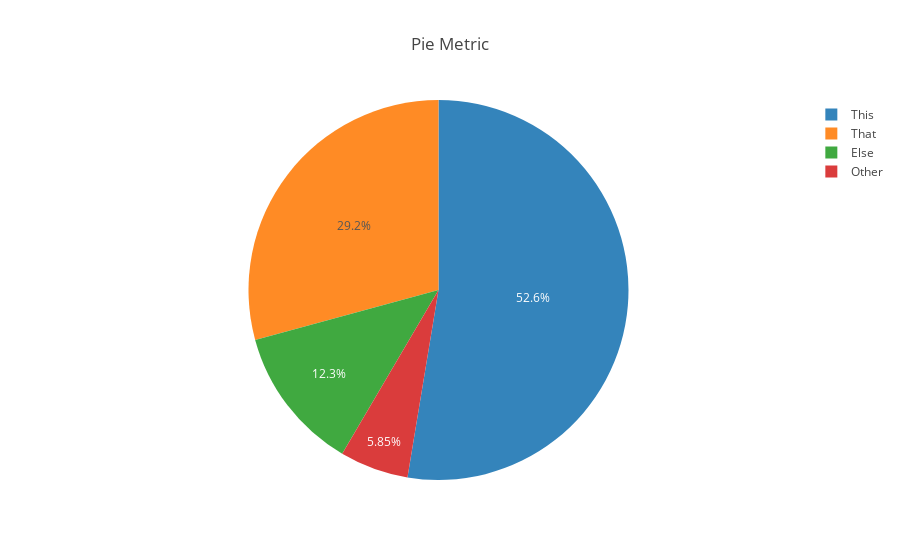

Source (notebook cell):
### Markdown cell above
### Metric 2

### Code cell
labels = ['This','That','Else','Other']
values = [4500,2500,1053,500]

trace = go.Pie(labels=labels, values=values, opacity=0.9)

plotly.offline.iplot(
    {"data": [trace], "layout": go.Layout(title="Pie Metric")},
    image='png',
    filename='pieplot',
)

### Figure 1 — Plotly figure (JSON) as saved in the notebook; plotly's stock layout.template omitted (floating-point values rounded to 4 significant figures)
{"data": [{"labels": ["This", "That", "Else", "Other"], "opacity": 0.9, "type": "pie", "uid": "1d473ac7-a8aa-416e-907e-bacd3e6e011a", "values": [4500, 2500, 1053, 500]}], "layout": {"title": {"text": "Pie Metric"}}}
